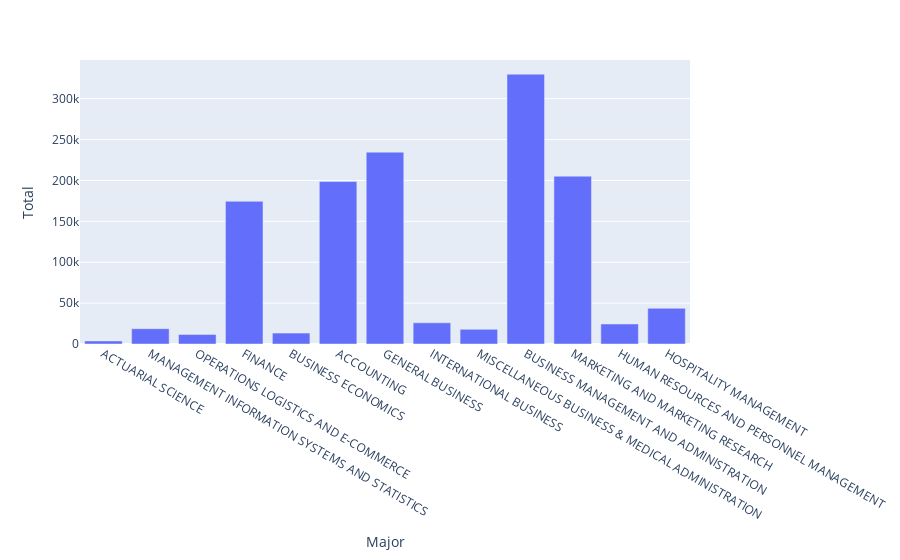

Write notebook code for a chart like this one.
### Code cell
px.bar(DF_bus,x='Major',y='Total')

### Figure 1 — Plotly figure (JSON) as saved in the notebook; plotly's stock layout.template omitted (floating-point values rounded to 4 significant figures)
{"data": [{"hovertemplate": "Major=%{x}<br>Total=%{y}<extra></extra>", "legendgroup": "", "marker": {"color": "#636efa", "pattern": {"shape": ""}}, "name": "", "orientation": "v", "showlegend": false, "textposition": "auto", "type": "bar", "x": ["ACTUARIAL SCIENCE", "MANAGEMENT INFORMATION SYSTEMS AND STATISTICS", "OPERATIONS LOGISTICS AND E-COMMERCE", "FINANCE", "BUSINESS ECONOMICS", "ACCOUNTING", "GENERAL BUSINESS", "INTERNATIONAL BUSINESS", "MISCELLANEOUS BUSINESS & MEDICAL ADMINISTRATION", "BUSINESS MANAGEMENT AND ADMINISTRATION", "MARKETING AND MARKETING RESEARCH", "HUMAN RESOURCES AND PERSONNEL MANAGEMENT", "HOSPITALITY MANAGEMENT"], "xaxis": "x", "y": [3777.0, 18710.0, 11730.0, 174500.0, 13300.0, 198600.0, 234600.0, 25890.0, 17950.0, 329900.0, 205200.0, 24500.0, 43650.0], "yaxis": "y"}], "layout": {"barmode": "relative", "legend": {"tracegroupgap": 0}, "margin": {"t": 60}, "xaxis": {"anchor": "y", "domain": [0, 1], "title": {"text": "Major"}}, "yaxis": {"anchor": "x", "domain": [0, 1], "title": {"text": "Total"}}}}
